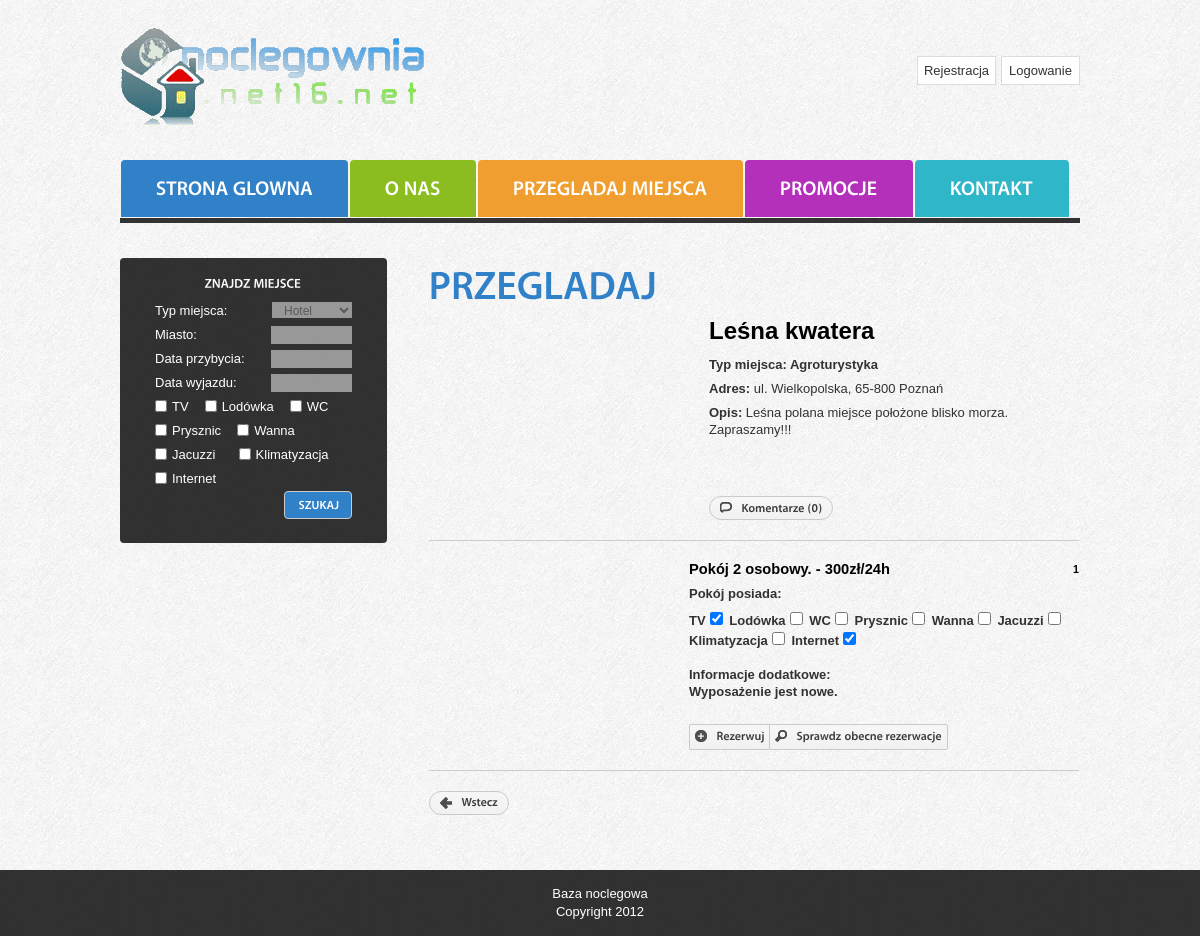
/przegladaj.php?pok=3, run on the app's committed database.
### tables this page shows
CREATE TABLE `noclegownia` (
  `id` int(10) unsigned NOT NULL AUTO_INCREMENT,
  `nazwa` varchar(200) NOT NULL,
  `miejscowosc` varchar(100) NOT NULL,
  `kod_pocztowy` varchar(6) NOT NULL,
  `ulica` varchar(100) NOT NULL,
  `opis` varchar(700) NOT NULL,
  `ocena` varchar(50) NOT NULL,
  `typ` varchar(100) NOT NULL,
  `status` tinyint(1) DEFAULT '0',
  `zdjecie` mediumblob NOT NULL,
  PRIMARY KEY (`id`)
);

CREATE TABLE `pokoj` (
  `id_pok` int(100) unsigned NOT NULL AUTO_INCREMENT,
  `id_miejsce` int(11) NOT NULL,
  `tytul` varchar(100) NOT NULL,
  `opis` varchar(700) NOT NULL,
  `cena` int(5) NOT NULL,
  `tv` varchar(8) DEFAULT 'Brak',
  `lodowka` varchar(8) DEFAULT 'Brak',
  `wc` varchar(8) DEFAULT 'Brak',
  `prszynic` varchar(8) DEFAULT 'Brak',
  `wanna` varchar(8) DEFAULT 'Brak',
  `jacuzzi` varchar(8) DEFAULT 'Brak',
  `klimatyzacja` varchar(8) DEFAULT 'Brak',
  `internet` varchar(8) DEFAULT 'Brak',
  `zdjecie` mediumblob NOT NULL,
  PRIMARY KEY (`id_pok`)
);

### public_html/include/wyszukiwarka_noclegownia.php (the view, shortened to what this page needs)
 <?php
			   echo '<table border="1" width="100%"><tr><td width="280px">
					<figure class="left marg_right1">';
					$id = $result['id'];
					echo '</figure></td>
					<td><p class="pad_bot2"><strong><span style="color: black; font-size: 18pt">'.$result['nazwa'].'</span><br /><br />Typ miejsca: '.$result['typ'].'</strong></p>
					<p class="pad_bot2"><strong>Adres:</strong> ul. '.$result['ulica'].', '.$result['kod_pocztowy'].' '.$result['miejscowosc'].'</p>
                                                            <p class="pad_bot2"><strong>Opis:</strong> '.$result['opis'].'</p>
					<br /><br /><br />';
					?>
					<a onclick="window.open('<?php echo 'komentarze/komentarze.php?kom='.$id_noclegownia.'';  ?>', 'Komentarze', 'toolbar=no, scrollbars=yes, location=no, height=430,width=600');" class="pill button"><span class="comment icon"></span>Komentarze (<?php echo $result['status']; ?>)</a>
					<?php
                                                            echo '</td></tr>
                                    </table>';
?>

### public_html/przegladaj_pokoje.php (shortened to what this page needs)
<?php
if(isset($_GET['pok'])){
$id=($_GET['pok']);
    $sql="SELECT * FROM noclegownia WHERE id='$id'";
    $query=mysql_query($sql);
    while($result=mysql_fetch_assoc($query)){
	$id_noclegownia=$result['id'];
			echo '<article class="col2">
				<div class="wrapper under">';
                include 'include/wyszukiwarka_noclegownia.php';
                echo '</div>
				</article>';
                        $sql="SELECT * FROM pokoj WHERE id_miejsce='$id'";
                    	$query=mysql_query($sql);
                    	while($result2=mysql_fetch_assoc($query))
                	       {
	                        echo'<article class="col2"><div class="wrapper under">';
							include 'include/wyszukiwarka_pokoj.php';
	                               	echo '</div></article>';
	                       }
                                            }
							if(isset($_GET['start'])){
							echo '<br /><br /><a class="pill button" href="przegladaj.php?start='.$_GET['start'].'"><span class="leftarrow icon"></span>Wstecz</a>';}else{echo '<br /><br /><a class="pill button" href="przegladaj.php"><span class="leftarrow icon"></span>Wstecz</a>';}
}
?>

### public_html/include/wyszukiwarka_pokoj.php (shortened to what this page needs)
<?php
							$i++;
                                                            echo '<table border="1" width="100%"><tr><td width="40%">
							<figure class="left marg_right1">';
							echo '</figure></td>
							<td><p class="pad_bot2"><strong><span style="color: black; font-size: 11pt">'.$result2['tytul'].' - '.$result2['cena'].'zł/24h</strong><strong><span style="color:black; float: right; font-size: 8pt">'.$i.'<span></span></p>
							<p class="pad_bot2"><strong>Pokój posiada: </strong><br /></p>';
							if($result2['tv'] == '1'){echo ' TV<input type="checkbox" checked="checked" />';}else{echo ' TV<input type="checkbox" />';}
                                                                                    if($result2['lodowka'] == '1'){echo ' Lodówka<input type="checkbox" checked="checked" />';}else{echo ' Lodówka<input type="checkbox" />';}
							if($result2['wc'] == '1'){echo ' WC<input type="checkbox" checked="checked" />';}else{echo ' WC<input type="checkbox" />';}
							if($result2['prszynic'] == '1'){echo ' Prysznic<input type="checkbox" checked="checked" />';}else{echo ' Prysznic<input type="checkbox" />';}
							if($result2['wanna'] == '1'){echo ' Wanna<input type="checkbox" checked="checked" />';}else{echo ' Wanna<input type="checkbox" />';}
							if($result2['jacuzzi'] == '1'){echo ' Jacuzzi<input type="checkbox" checked="checked" />';}else{echo ' Jacuzzi<input type="checkbox" />';}
							if($result2['klimatyzacja'] == '1'){echo ' Klimatyzacja<input type="checkbox" checked="checked" />';}else{echo ' Klimatyzacja<input type="checkbox" />';}
							if($result2['internet'] == '1'){echo ' Internet<input type="checkbox" checked="checked" />';}else{echo ' Internet<input type="checkbox" />';}
							echo '<p class="pad_bot2"><br /><strong>Informacje dodatkowe: </strong><br />'.$result2['opis'].'</p>
                                                                                    <br /><a class="left button zlec" href="rezerwacje/rezerwacja_kl.php?rez='.$result2['id_pok'].'"><span class="plus icon"></span>Rezerwuj</a>
                                                                                    <a class="right2 button spr" href="rezerwacje/rezerwacja_obecne.php?obecne='.$result2['id_pok'].'"><span class="magnifier icon"></span>Sprawdz obecne rezerwacje</a>
                                                                                    </td></tr>
                                                                        </table>';
?>

### public_html/button/stylesheets/css3buttons.css (style rules this page uses)
a.button { -moz-user-select: none; -webkit-tap-highlight-color: rgba(0,0,0,0); -webkit-user-select: none; -webkit-touch-callout: none; }
a.button.pill, button.pill { -webkit-border-radius: 19px; -moz-border-radius: 19px; border-radius: 19px; padding: 5px 10px 4px 10px; *padding: 4px 10px; }
a.button.left, button.left { -webkit-border-bottom-right-radius: 0px; -webkit-border-top-right-radius: 0px; -moz-border-radius-bottomright: 0px; -moz-border-radius-topright: 0px; border-bottom-right-radius: 0px; border-top-right-radius: 0px; margin-right: 0px; border-right: none; }
a.button.right2, button.right { -webkit-border-bottom-left-radius: 0px; -webkit-border-top-left-radius: 0px; -moz-border-radius-bottomleft: 0px; -moz-border-radius-topleft: 0px; border-top-left-radius: 0px; border-bottom-left-radius: 0px; margin-left: 0px; }
a.button span.icon, button span.icon { display: inline-block; width: 14px; height: 12px; margin: auto 7px auto auto; position: relative; top: 0; *top: 0px; background-image: url('../images/css3buttons_icons.png'); background-repeat: no-repeat; }
a.button span.icon.comment, button span.icon.comment { background-position: 0 -176px }
a.button span.icon.leftarrow, button span.icon.leftarrow { background-position: 0 -382px }
a.button span.icon.magnifier, button span.icon.magnifier { background-position: 0 -472px }
a.button span.icon.plus, button span.icon.plus { background-position: 0 -616px }

### public_html/css/layout.css (style rules this page uses)
.col1, .col2, .col3, .cols { float:left }
.col2 { width:650px }

### public_html/css/style.css (style rules this page uses)
.left { float:left }
.wrapper { width:100%;overflow:hidden }
body { background:url(../images/bg.jpg) top center repeat;border:0;font:13px Arial, Helvetica, sans-serif;color:#323232;line-height:17px }
body, html { height:100% }
a { color:#f09e2f;text-decoration:underline;outline:none }
p { padding-bottom:17px }
.pad_bot2 { padding-bottom:7px }
.under { padding-bottom:20px;border-bottom:1px solid #cccccc;margin-bottom:20px }

### data on the page
noclegownia: nazwa "Leśna kwatera", typ "Agroturystyka", ulica "Wielkopolska", kod_pocztowy "65-800", miejscowosc "Poznań", opis "Leśna polana miejsce położone blisko morza. Zapraszamy!!!"
pokoj: tytul "Pokój 2 osobowy.", cena "300", i "1", opis "Wyposażenie jest nowe."
